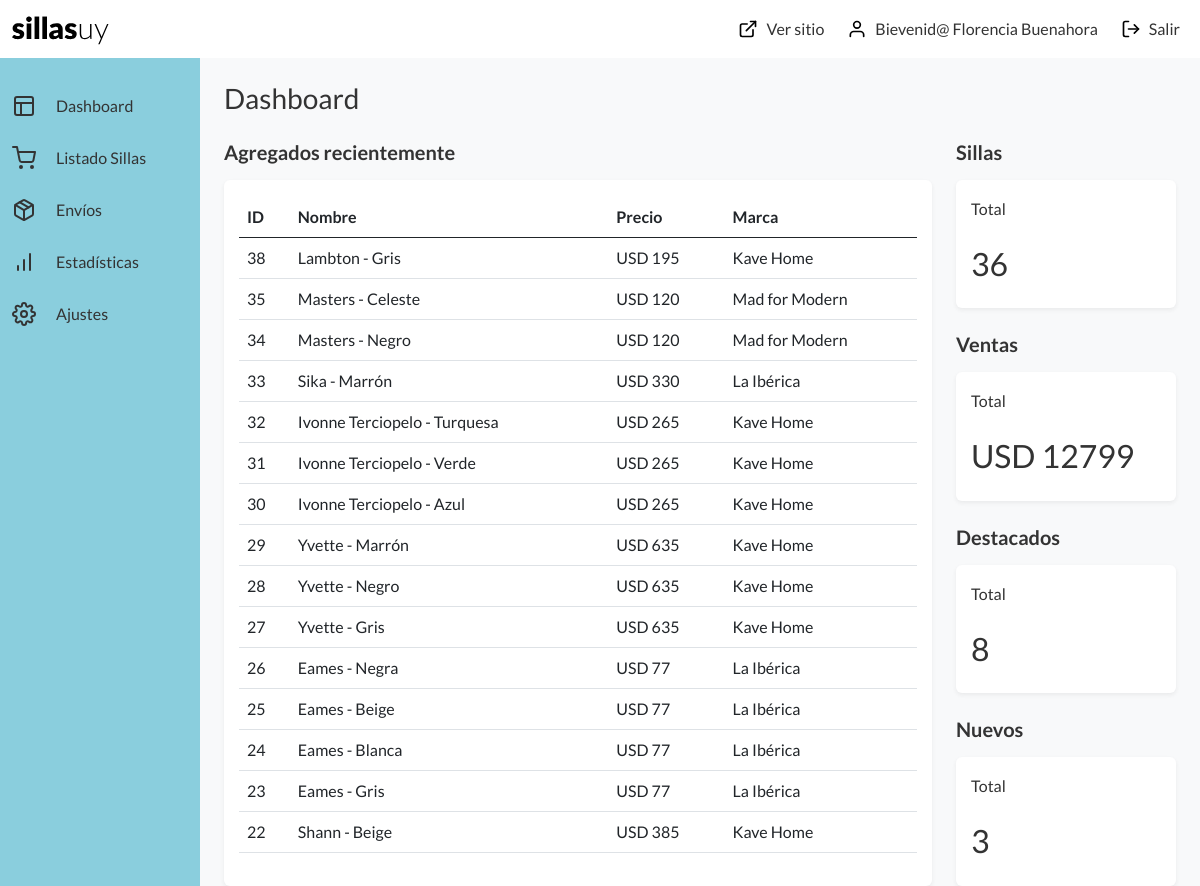
The app's page /admin/dashboard.php (signed in) with its own data.
### tables this page shows
CREATE TABLE `sillas` (
  `ID` smallint(6) UNSIGNED NOT NULL,
  `Codigo` varchar(5) NOT NULL,
  `Nombre` varchar(255) NOT NULL DEFAULT 'no ingresado',
  `Marca` tinyint(2) NOT NULL,
  `Precio` smallint(4) NOT NULL,
  `Color` smallint(6) NOT NULL,
  `Medidas` text NOT NULL,
  `Descripcion` text NOT NULL,
  `Destacado` tinyint(1) NOT NULL,
  `Nuevo` tinyint(1) NOT NULL
);

CREATE TABLE `marcas` (
  `ID` tinyint(2) NOT NULL,
  `NombreMarca` varchar(255) NOT NULL
);

### admin/dashboard.php (the view, shortened to what this page needs)
<?php
include("../conexion.php");
$queryListaSillas = "SELECT S.ID, S.Nombre, S.Precio, M.NombreMarca AS Marca FROM sillas AS S
                    INNER JOIN marcas AS M ON M.ID = S.Marca ORDER BY S.ID DESC LIMIT 15";
$resultListaSillas = mysqli_query($link, $queryListaSillas);
$queryTotalSillas = "SELECT COUNT(1) FROM sillas";
$resultTotalSillas = mysqli_query($link, $queryTotalSillas);
$sillaTotal = mysqli_fetch_array($resultTotalSillas);
$querySuma = "SELECT SUM(Precio) FROM sillas";
$resultSuma = mysqli_query($link, $querySuma);
$sillaSuma = mysqli_fetch_array($resultSuma);
$queryDestacados = "SELECT SUM(Destacado) FROM sillas";
$resultDestacados= mysqli_query($link, $queryDestacados);
$sillaDestacados = mysqli_fetch_array($resultDestacados);
$queryNuevos = "SELECT SUM(Nuevo) FROM sillas";
$resultNuevos= mysqli_query($link, $queryNuevos);
$sillaNuevos = mysqli_fetch_array($resultNuevos);
?>
<!DOCTYPE html>
<html lang="es">
<head>
    <link rel="stylesheet" href="../css/estilos.min.css">
</head>
<body>
    <?php include("header.php");?>
    <div class="row g-0">
        <?php include("nav-izq.php");?>
        <div class="col-md-10 bg-light px-4">
            <h1 class="h1-admin mt-4">Dashboard</h1>
            <div class="row mt-4">
                <div class="col-md-9">
                    <h2 class="h2-admin mb-3">Agregados recientemente</h2>
                    <div class="box">
                        <table class="table">
                            <thead>
                                <tr>
                                    <th scope="col">ID</th>
                                    <th scope="col">Nombre</th>
                                    <th scope="col">Precio</th>
                                    <th scope="col">Marca</th>
                                </tr>
                            </thead>
                            <tbody>
                                <?php
                                    while($unaSilla=mysqli_fetch_array($resultListaSillas)) {
                                        echo "<tr>";
                                            echo "<td>$unaSilla[ID]</td>";
                                            echo "<td>$unaSilla[Nombre]</td>";
                                            echo "<td>USD $unaSilla[Precio]</td>";
                                            echo "<td>$unaSilla[Marca]</td>";
                                        echo "</tr>";
                                    }
                                ?>
                            </tbody>
                        </table>
                    </div>
                </div>
                <div class="col-md-3 dashboard-datos">
                    <h2 class="h2-admin mb-3">Sillas</h2>
                    <div class="box">
                        <p>Total</p>
                        <h2><?php echo $sillaTotal[0]; ?></h2>
                    </div>
                    <h2 class="h2-admin mb-3">Ventas</h2>
                    <div class="box">
                        <p>Total</p>
                        <h2>USD <?php echo $sillaSuma[0]; ?></h2>
                    </div>
                    <h2 class="h2-admin mb-3">Destacados</h2>
                    <div class="box">
                        <p>Total</p>
                        <h2><?php echo $sillaDestacados[0]; ?></h2>
                    </div>
                    <h2 class="h2-admin mb-3">Nuevos</h2>
                    <div class="box">
                        <p>Total</p>
                        <h2><?php echo $sillaNuevos[0]; ?></h2>
                    </div>
                </div>
            </div>
        </div>
    </div>
</body>
</html>

### records on screen
sillas: ID "38", Nombre "Lambton - Gris", Precio "195", marcas.NombreMarca "Kave Home"
sillas: ID "35", Nombre "Masters - Celeste", Precio "120", marcas.NombreMarca "Mad for Modern"
sillas: ID "34", Nombre "Masters - Negro", Precio "120", marcas.NombreMarca "Mad for Modern"
sillas: ID "33", Nombre "Sika - Marrón", Precio "330", marcas.NombreMarca "La Ibérica"
sillas: ID "32", Nombre "Ivonne Terciopelo - Turquesa", Precio "265", marcas.NombreMarca "Kave Home"
sillas: ID "31", Nombre "Ivonne Terciopelo - Verde", Precio "265", marcas.NombreMarca "Kave Home"
sillas: ID "30", Nombre "Ivonne Terciopelo - Azul", Precio "265", marcas.NombreMarca "Kave Home"
sillas: ID "29", Nombre "Yvette - Marrón", Precio "635", marcas.NombreMarca "Kave Home"
sillas: ID "28", Nombre "Yvette - Negro", Precio "635", marcas.NombreMarca "Kave Home"
sillas: ID "27", Nombre "Yvette - Gris", Precio "635", marcas.NombreMarca "Kave Home"
sillas: ID "26", Nombre "Eames - Negra", Precio "77", marcas.NombreMarca "La Ibérica"
sillas: ID "25", Nombre "Eames - Beige", Precio "77", marcas.NombreMarca "La Ibérica"
sillas: ID "24", Nombre "Eames - Blanca", Precio "77", marcas.NombreMarca "La Ibérica"
sillas: ID "23", Nombre "Eames - Gris", Precio "77", marcas.NombreMarca "La Ibérica"
sillas: ID "22", Nombre "Shann - Beige", Precio "385", marcas.NombreMarca "Kave Home"

### other values on screen
$_SESSION['NombreAdmin'] "Florencia Buenahora"
$sillaTotal[0] "36"
$sillaSuma[0] "12799"
$sillaDestacados[0] "8"
$sillaNuevos[0] "3"
